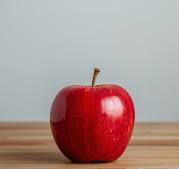
#> input picture BTVN/data/anh3.png, 179 x 169 px, found by its file name
$ python CMY.py
#> lines starting #> are read from the running program, lines starting #| are printed output that depends on the picture
import cv2
import os
os.makedirs("output", exist_ok=True)
img = cv2.imread("anh3.png")
#> img is the input picture: shape (169, 179, 3); mean B, G, R 144.6, 147.8, 172.3
img_b = img[:, :, 0]
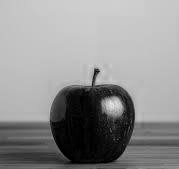
#> img_b: shape (169, 179); min 0, max 238, mean 144.6
img_g = img[:, :, 1]
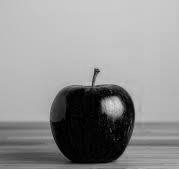
#> img_g: shape (169, 179); min 0, max 226, mean 147.8
img_r = img[:, :, 2]
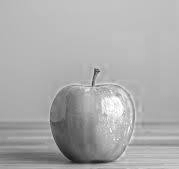
#> img_r: shape (169, 179); min 22, max 255, mean 172.3
img_cyan = 255 - img_r
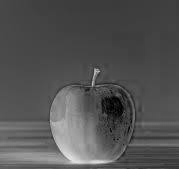
#> img_cyan: shape (169, 179); min 0, max 233, mean 82.7
img_magenta = 255 - img_g
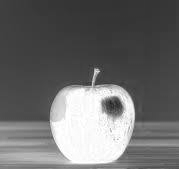
#> img_magenta: shape (169, 179); min 29, max 255, mean 107.2
img_yellow = 255 - img_b
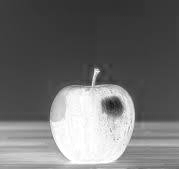
#> img_yellow: shape (169, 179); min 17, max 255, mean 110.4
cv2.imshow('Original Image', img)
cv2.imshow('Cyan Channel', img_cyan)
cv2.imshow('Magenta Channel', img_magenta)
cv2.imshow('Yellow Channel', img_yellow)
cv2.imwrite("output/12_cmy_cyan.png", img_cyan)
cv2.imwrite("output/12_cmy_magenta.png", img_magenta)
cv2.imwrite("output/12_cmy_yellow.png", img_yellow)
cv2.waitKey(0)
cv2.destroyAllWindows()
